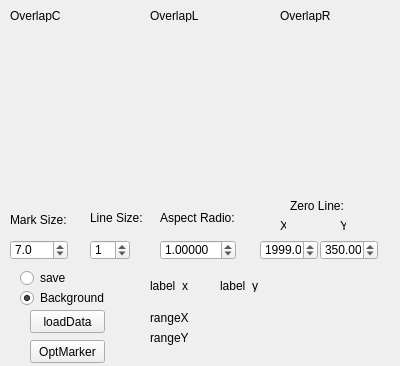
<?xml version="1.0" encoding="UTF-8"?>
<ui version="4.0">
 <class>Form</class>
 <widget class="QWidget" name="Form">
  <property name="geometry">
   <rect>
    <x>0</x>
    <y>0</y>
    <width>400</width>
    <height>366</height>
   </rect>
  </property>
  <property name="windowTitle">
   <string>Form</string>
  </property>
  <widget class="QDoubleSpinBox" name="MarkSize">
   <property name="geometry">
    <rect>
     <x>10</x>
     <y>240</y>
     <width>58</width>
     <height>20</height>
    </rect>
   </property>
   <property name="decimals">
    <number>1</number>
   </property>
   <property name="singleStep">
    <double>0.500000000000000</double>
   </property>
   <property name="value">
    <double>7.000000000000000</double>
   </property>
  </widget>
  <widget class="QLabel" name="label">
   <property name="geometry">
    <rect>
     <x>10</x>
     <y>212</y>
     <width>71</width>
     <height>16</height>
    </rect>
   </property>
   <property name="text">
    <string>Mark Size:</string>
   </property>
  </widget>
  <widget class="QLabel" name="label_2">
   <property name="geometry">
    <rect>
     <x>90</x>
     <y>210</y>
     <width>71</width>
     <height>16</height>
    </rect>
   </property>
   <property name="text">
    <string>Line Size:</string>
   </property>
  </widget>
  <widget class="QLabel" name="label_3">
   <property name="geometry">
    <rect>
     <x>160</x>
     <y>210</y>
     <width>81</width>
     <height>16</height>
    </rect>
   </property>
   <property name="text">
    <string>Aspect Radio:</string>
   </property>
  </widget>
  <widget class="QDoubleSpinBox" name="Aspect">
   <property name="geometry">
    <rect>
     <x>160</x>
     <y>240</y>
     <width>76</width>
     <height>20</height>
    </rect>
   </property>
   <property name="decimals">
    <number>5</number>
   </property>
   <property name="singleStep">
    <double>0.100000000000000</double>
   </property>
   <property name="value">
    <double>1.000000000000000</double>
   </property>
  </widget>
  <widget class="QSpinBox" name="LineSize">
   <property name="geometry">
    <rect>
     <x>90</x>
     <y>240</y>
     <width>40</width>
     <height>20</height>
    </rect>
   </property>
   <property name="value">
    <number>1</number>
   </property>
  </widget>
  <widget class="QRadioButton" name="save">
   <property name="geometry">
    <rect>
     <x>20</x>
     <y>270</y>
     <width>89</width>
     <height>16</height>
    </rect>
   </property>
   <property name="text">
    <string>save</string>
   </property>
   <property name="checked">
    <bool>false</bool>
   </property>
  </widget>
  <widget class="QLabel" name="label_x">
   <property name="geometry">
    <rect>
     <x>150</x>
     <y>280</y>
     <width>54</width>
     <height>12</height>
    </rect>
   </property>
   <property name="text">
    <string>label_x</string>
   </property>
  </widget>
  <widget class="QLabel" name="label_y">
   <property name="geometry">
    <rect>
     <x>220</x>
     <y>280</y>
     <width>54</width>
     <height>12</height>
    </rect>
   </property>
   <property name="text">
    <string>label_y</string>
   </property>
  </widget>
  <widget class="QPushButton" name="btn_read">
   <property name="geometry">
    <rect>
     <x>30</x>
     <y>310</y>
     <width>75</width>
     <height>23</height>
    </rect>
   </property>
   <property name="text">
    <string>loadData</string>
   </property>
  </widget>
  <widget class="QLabel" name="label_rangeX">
   <property name="geometry">
    <rect>
     <x>150</x>
     <y>310</y>
     <width>171</width>
     <height>16</height>
    </rect>
   </property>
   <property name="text">
    <string>rangeX</string>
   </property>
  </widget>
  <widget class="QLabel" name="label_rangeY">
   <property name="geometry">
    <rect>
     <x>150</x>
     <y>330</y>
     <width>171</width>
     <height>16</height>
    </rect>
   </property>
   <property name="text">
    <string>rangeY</string>
   </property>
  </widget>
  <widget class="QLabel" name="label_4">
   <property name="geometry">
    <rect>
     <x>290</x>
     <y>200</y>
     <width>60</width>
     <height>12</height>
    </rect>
   </property>
   <property name="text">
    <string>Zero Line:</string>
   </property>
  </widget>
  <widget class="QDoubleSpinBox" name="zerolinex">
   <property name="geometry">
    <rect>
     <x>260</x>
     <y>240</y>
     <width>58</width>
     <height>20</height>
    </rect>
   </property>
   <property name="minimum">
    <double>-9999.989999999999782</double>
   </property>
   <property name="maximum">
    <double>9999.989999999999782</double>
   </property>
   <property name="value">
    <double>1999.000000000000000</double>
   </property>
  </widget>
  <widget class="QDoubleSpinBox" name="zeroliney">
   <property name="geometry">
    <rect>
     <x>320</x>
     <y>240</y>
     <width>58</width>
     <height>20</height>
    </rect>
   </property>
   <property name="minimum">
    <double>-9999.989999999999782</double>
   </property>
   <property name="maximum">
    <double>9999.989999999999782</double>
   </property>
   <property name="value">
    <double>350.000000000000000</double>
   </property>
  </widget>
  <widget class="QLabel" name="label_5">
   <property name="geometry">
    <rect>
     <x>280</x>
     <y>220</y>
     <width>6</width>
     <height>12</height>
    </rect>
   </property>
   <property name="text">
    <string>X</string>
   </property>
  </widget>
  <widget class="QLabel" name="label_6">
   <property name="geometry">
    <rect>
     <x>340</x>
     <y>220</y>
     <width>6</width>
     <height>12</height>
    </rect>
   </property>
   <property name="text">
    <string>Y</string>
   </property>
  </widget>
  <widget class="QLabel" name="label_overlapC">
   <property name="geometry">
    <rect>
     <x>10</x>
     <y>10</y>
     <width>54</width>
     <height>12</height>
    </rect>
   </property>
   <property name="text">
    <string>OverlapC</string>
   </property>
  </widget>
  <widget class="QLabel" name="label_overlapL">
   <property name="geometry">
    <rect>
     <x>150</x>
     <y>10</y>
     <width>54</width>
     <height>12</height>
    </rect>
   </property>
   <property name="text">
    <string>OverlapL</string>
   </property>
  </widget>
  <widget class="QLabel" name="label_overlapR">
   <property name="geometry">
    <rect>
     <x>280</x>
     <y>10</y>
     <width>54</width>
     <height>12</height>
    </rect>
   </property>
   <property name="text">
    <string>OverlapR</string>
   </property>
  </widget>
  <widget class="QPushButton" name="btn_opt_marker">
   <property name="geometry">
    <rect>
     <x>30</x>
     <y>340</y>
     <width>75</width>
     <height>23</height>
    </rect>
   </property>
   <property name="text">
    <string>OptMarker</string>
   </property>
  </widget>
  <widget class="QRadioButton" name="background">
   <property name="geometry">
    <rect>
     <x>20</x>
     <y>290</y>
     <width>89</width>
     <height>16</height>
    </rect>
   </property>
   <property name="text">
    <string>Background</string>
   </property>
   <property name="checked">
    <bool>true</bool>
   </property>
  </widget>
 </widget>
 <resources/>
 <connections/>
</ui>
